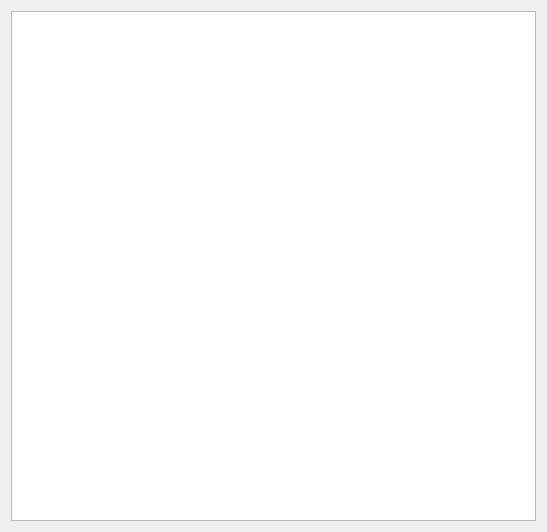
<?xml version="1.0" encoding="UTF-8"?>
<ui version="4.0">
 <class>DialogInfo</class>
 <widget class="QDialog" name="DialogInfo">
  <property name="geometry">
   <rect>
    <x>0</x>
    <y>0</y>
    <width>547</width>
    <height>532</height>
   </rect>
  </property>
  <property name="windowTitle">
   <string>HFF Survey - Info</string>
  </property>
  <layout class="QGridLayout" name="gridLayout">
   <item row="0" column="0">
    <widget class="QTextBrowser" name="textBrowser"/>
   </item>
  </layout>
 </widget>
 <resources>
  <include location="../../resources/hff_resources.qrc"/>
 </resources>
 <connections/>
</ui>
